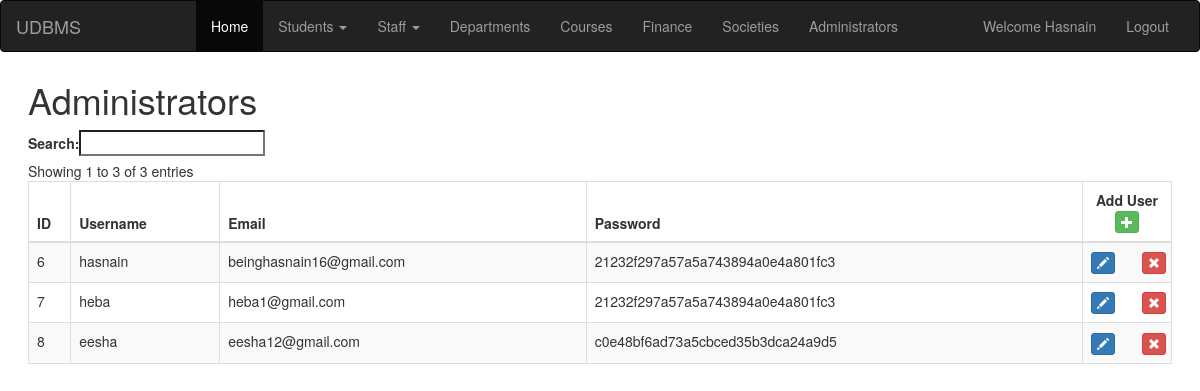
/admin.php (signed in), run on the app's committed database.
### tables this page shows
CREATE TABLE `users` (
  `ID` int(11) NOT NULL,
  `USERNAME` varchar(25) NOT NULL,
  `EMAIL` varchar(50) NOT NULL,
  `PASSWORD` varchar(50) NOT NULL
);

### admin.php (the view, shortened to what this page needs)
<!DOCTYPE html>
<html lang="en" >
<head>
<link rel="stylesheet" href="https://maxcdn.bootstrapcdn.com/bootstrap/3.3.7/css/bootstrap.min.css">
<link rel='stylesheet' href='https://cdn.datatables.net/1.10.12/css/dataTables.bootstrap.min.css'>
<link rel='stylesheet' href='https://cdn.datatables.net/buttons/1.2.2/css/buttons.bootstrap.min.css'>
</head>
<body>
<?php include 'navigation.php' ?>
<div class="content">
<h1>Administrators</h1>
<table id="example" class="table table-striped table-bordered" cellspacing="0" width="100%">
	<thead>
		<tr>
    <th>ID</th>
    <th>Username</th>
    <th>Email</th>
    <th>Password</th>
    <th style="text-align:center;width:100px;">Add User <a href='signup.php'><button type="button" class="btn btn-success btn-xs">
            <span class="glyphicon glyphicon-plus" aria-hidden="true"></span>
        </button></a></th>
		</tr>
	</thead>
	<tbody>
	<?php
			include 'connect.php';
      $sql = "SELECT * FROM USERS";
      $result = $db->query($sql);
      if ($result->num_rows > 0) {
        while($row = $result->fetch_assoc()) {
          echo "<tr>";
          echo "<td>".$row["ID"]."</td>";
          echo "<td>".$row["USERNAME"]."</td>";
          echo "<td>".$row["EMAIL"]."</td>";
          echo "<td>".$row["PASSWORD"]."</td>";
				echo
					'<td>
          <div class="row">
            <div class="col-xs-6 text-left">
              <div class="previous">
						<button id="editbtn" type="button" class="editbtn btn btn-primary btn-xs" data-toggle="modal" data-target="editModal">
							<span class="glyphicon glyphicon-pencil" aria-hidden="true"></span>
						</button>
            </div>
          </div>
          <div class="col-xs-6 text-right">
        <div class="next">
            <form method="post" action="updateadmin.php" class="inline">
            <input type="hidden" name="id" value="'.$row["ID"].'">
            <button type="submit" name="delete" class="btn btn-danger btn-xs dt-delete" onclick="clicked(event)">
							<span class="glyphicon glyphicon-remove" aria-hidden="true"></span>
						</button>
            </form>
            </div>
            </div>
        </div>
					</td>';
				echo "</tr>";
			}
			} else {
				echo "0 results";
			}
		?>
	</tbody>
</table>
</div>
</body>
</html>

### admin.php (style rules this page uses)
.content { margin:2em; }
td:last-child { text-align:center; }

### data on the page
users: ID "6", USERNAME "hasnain", EMAIL "beinghasnain16@gmail.com", PASSWORD "21232f297a57a5a743894a0e4a801fc3"
users: ID "7", USERNAME "heba", EMAIL "heba1@gmail.com", PASSWORD "21232f297a57a5a743894a0e4a801fc3"
users: ID "8", USERNAME "eesha", EMAIL "eesha12@gmail.com", PASSWORD "c0e48bf6ad73a5cbced35b3dca24a9d5"

### other printed values
$_SESSION['username'] "Hasnain"
